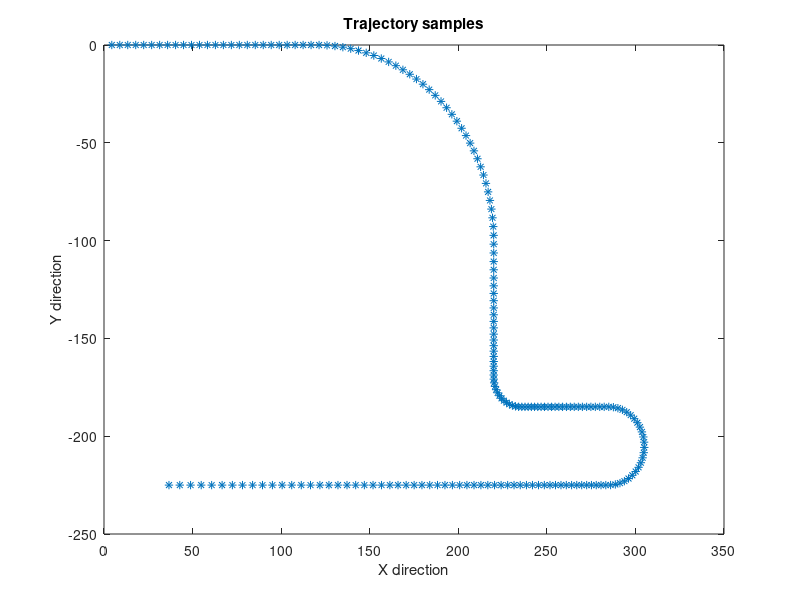
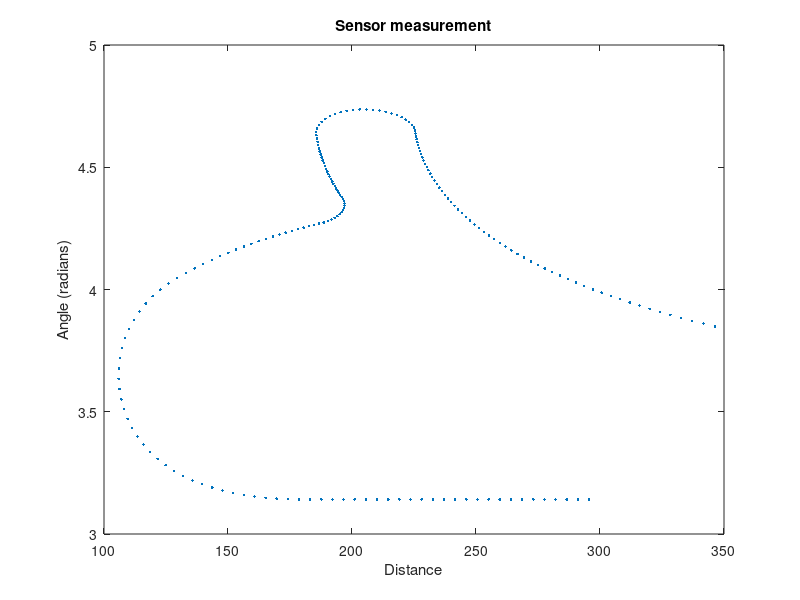

Write the MATLAB code that produced these figures, in order. (Note: this script raises an error after producing the figures.)
clc;clear
close all
%% Generate Samples
load('Xk.mat')
s = [300;0];
len = size(Xk,2);
d = zeros(1,len);
theta = zeros(1,len);
for i = 1:len
    d(i) = sqrt((Xk(1,i)-s(1))^2+(Xk(2,i)-s(2))^2);
    theta(i) = atan2(Xk(2,i)-s(2),Xk(1,i)-s(1));
    if theta(i) < 0
        theta(i) = theta(i) + 2*pi;
    end
end

y_hat = [d + 3*randn(1,200);theta + 0.05*pi*randn(1,200)];
y_hat = [d;theta];

figure
plot(Xk(1,:),Xk(2,:),'*')
title('Trajectory samples');
xlabel('X direction');
ylabel('Y direction')

figure
plot(y_hat(1,:),y_hat(2,:),'.')
title('Sensor measurement')
xlabel('Distance');
ylabel('Angle (radians)');

%% Cubature Kalman filter (CA model)
v_x = diff(Xk(1,:));
v_y = diff(Xk(2,:));

sigmaCV = 1; % motion noise (setting manually)
T = 0.3;
A_cv = kron([1 T;0 1],eye(2));
Q_cv = sigmaCV^2*kron([T^3/3 T^2/2;T^2/2 T],eye(2));
R = [3^2 0;0 (0.05*pi)^2];

dim = 4;
P = zeros(dim,dim,len);
sqrt_P = zeros(dim,dim,len); % storing P^(1/2);
x = zeros(dim,len);
P(:,:,1) = eye(dim); % initial covariance
x(:,1) = [Xk(1,1);Xk(2,1);v_x(1);v_y(1)]; % initial state


for i = 2:len
    chi = sigmaPoints(x(:,i-1),P(:,:,i-1),dim); % generate sigma points
    x(:,i) = 1/(2*dim)*sum(A_cv*chi,2); % predicted state
    P(:,:,i) = Q_cv + 1/(2*dim)*motionCov(chi,x(:,i),dim); % predicted covariance
    % Update step
    chi = sigmaPoints(x(:,i),P(:,:,i),dim);
    y = 1/(2*dim)*sum(H_meas(chi,dim,s),2);
    Pxy = 1/(2*dim)*sum(P_xy( chi, x(:,i), y, s, dim ),3);
    S = R + 1/(2*dim)*sum(measCov( chi, dim, s, y ),3);
    x(:,i) = x(:,i) + Pxy/S*(y_hat(:,i)-y);
    P(:,:,i) = P(:,:,i) - Pxy/S*Pxy';
end

figure
plot(x(1,:),x(2,:))
